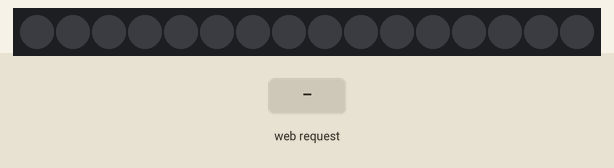
Simulated run of this sketch. Board: ESP32. Parts: 16 RGB LEDs in strip order, left to right. The test bench sets the inputs (shaded band). Dim RGB values are drawn brighter than linear; what the sketch prints to the serial monitor is not drawn.

Above: at 1.2 s.
1.3 s: HTTP request GET /rainbow received
At 3.1 s:
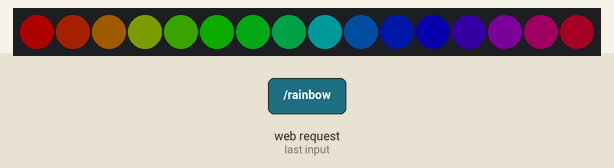
4.0 s: HTTP request GET /red received
At 4.3 s:
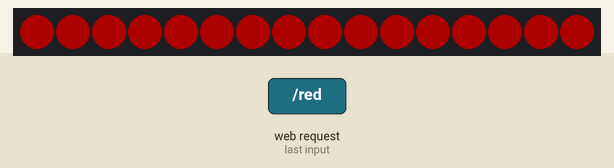
5.5 s: HTTP request GET /green received
At 6.6 s:
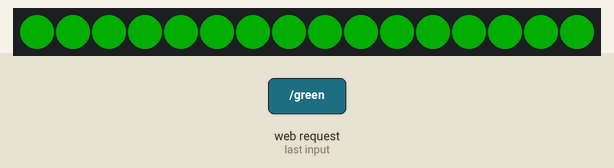
7.0 s: HTTP request GET /blue received
At 7.8 s:
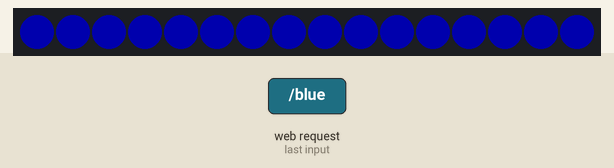
Timing chart, 0 to 9.5 s (numbered marks = the images above; inputs shaded):
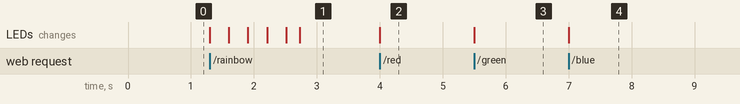

The sketch:

RGB-Contriller.ino
```cpp
#include <WiFi.h>
#include <WebServer.h>
#include <Adafruit_NeoPixel.h>

#define LED_PIN 4        // Pin for LED data
#define LED_COUNT 16     // LED Count(Change to your)

Adafruit_NeoPixel strip(LED_COUNT, LED_PIN, NEO_GRB + NEO_KHZ800);

// Wifi AP Config
const char* ssid = "ESP32_RGB";
const char* password = "12345678";

WebServer server(80);

// Web function
void handleRoot() {
  String html = "<html><body><h1>ESP32 ARGB Control</h1>";
  html += "<a href='/red'><button style='font-size:20px;'>RED</button></a><br><br>";
  html += "<a href='/green'><button style='font-size:20px;'>GREEN</button></a><br><br>";
  html += "<a href='/blue'><button style='font-size:20px;'>BLUE</button></a><br><br>";
  html += "<a href='/rainbow'><button style='font-size:20px;'>RAINBOW</button></a><br><br>";
  html += "</body></html>";
  server.send(200, "text/html", html);
}

// change colour function
void setColor(uint8_t r, uint8_t g, uint8_t b) {
  for(int i=0; i<LED_COUNT; i++) {
    strip.setPixelColor(i, strip.Color(r,g,b));
  }
  strip.show();
}

void handleRed() {
  setColor(255,0,0);
  server.sendHeader("Location","/");
  server.send(303);
}
void handleGreen() {
  setColor(0,255,0);
  server.sendHeader("Location","/");
  server.send(303);
}
void handleBlue() {
  setColor(0,0,255);
  server.sendHeader("Location","/");
  server.send(303);
}

void handleRainbow() {
  rainbowCycle(5);
  server.sendHeader("Location","/");
  server.send(303);
}

// Rainbow effect
void rainbowCycle(int wait) {
  uint16_t i, j;
  for(j=0; j<256; j++) {
    for(i=0; i<strip.numPixels(); i++) {
      strip.setPixelColor(i, Wheel(((i * 256 / strip.numPixels()) + j) & 255));
    }
    strip.show();
    delay(wait);
  }
}

uint32_t Wheel(byte WheelPos) {
  WheelPos = 255 - WheelPos;
  if(WheelPos < 85) {
    return strip.Color(255 - WheelPos * 3, 0, WheelPos * 3);
  }
  if(WheelPos < 170) {
    WheelPos -= 85;
    return strip.Color(0, WheelPos * 3, 255 - WheelPos * 3);
  }
  WheelPos -= 170;
  return strip.Color(WheelPos * 3, 255 - WheelPos * 3, 0);
}

void setup() {
  strip.begin();
  strip.show();
  strip.setBrightness(50);

  //Access Point Mode
  WiFi.softAP(ssid, password);
  Serial.begin(115200);
  Serial.print("AP IP address: ");
  Serial.println(WiFi.softAPIP());  // it should be 192.168.4.1

  // config route
  server.on("/", handleRoot);
  server.on("/red", handleRed);
  server.on("/green", handleGreen);
  server.on("/blue", handleBlue);
  server.on("/rainbow", handleRainbow);

  server.begin();
}

void loop() {
  server.handleClient();
}
```

Measured:
- after the input at 1.3 s, the LEDs: first change at once (image 1 shows a later state)
- after the input at 4.0 s, the LEDs: change at once (image 2)
- after the input at 5.5 s, the LEDs: change at once (image 3)
- after the input at 7.0 s, the LEDs: change at once (image 4)
